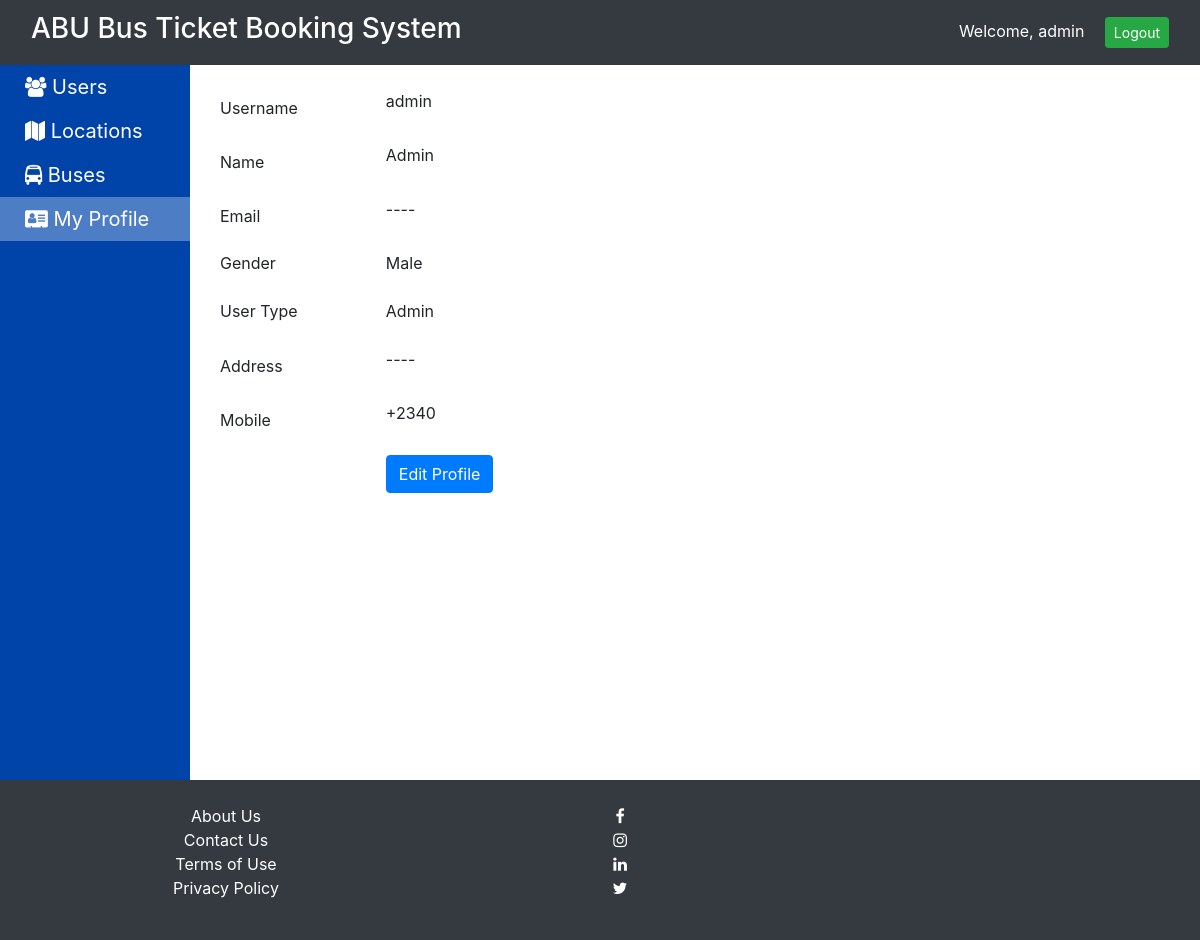
The app's page /profile.php (signed in) with its own data.
### tables this page shows
CREATE TABLE `users` (
  `id` int(5) NOT NULL AUTO_INCREMENT,
  `uname` varchar(20) NOT NULL,
  `name` varchar(25) NOT NULL,
  `email` varchar(40) NOT NULL,
  `password` varchar(25) NOT NULL,
  `gender` enum('Male','Female','Other') NOT NULL,
  `utype` enum('Admin','Owner','Passenger','Student','Staff') NOT NULL COMMENT 'Student=10% discount, Staff=5% discount',
  `address` varchar(120) NOT NULL,
  `mobile` varchar(10) NOT NULL,
  PRIMARY KEY (`id`),
  UNIQUE KEY `uname` (`uname`)
);

### profile.php (the view, shortened to what this page needs)
<?php
include 'inc/basic_template.php';
$conn = initDB();
$res = $conn->query("select * from users where id=".$_SESSION['user']['id']);
$userinfo = $res->fetch_assoc();
if ($_SESSION['user']['utype'] == "Admin")
	t_admin_sidebar();
elseif ($_SESSION['user']['utype'] == "Owner")
	t_owner_sidebar();
else
	t_sidebar();
?>
<div class="form-group row">
	      <label for="uname" class="col-sm-2 col-form-label">Username</label>
	      <div class="col-sm-9">
	        <?php echo $_SESSION['user']['uname'];?>
	      </div>
	    </div>
	    <div class="form-group row">
	      <label for="name" class="col-sm-2 col-form-label">Name</label>
	      <div class="col-sm-9">
		  <?php echo $userinfo['name'];?>
	      </div>
	    </div>
	    <div class="form-group row">
	      <label for="email" class="col-sm-2 col-form-label">Email</label>
	      <div class="col-sm-9">
		  <?php echo $userinfo['email'];?>
	      </div>
	    </div>
	    <div class="form-group row">
	      <label class="col-form-legend col-sm-2" for="gender">Gender</label>
	      <div class="col-sm-9">
		  <?php echo $userinfo['gender'];?>
	      </div>
	    </div>
	    <div class="form-group row">
	      <label class="col-form-legend col-sm-2" for="utype">User Type</label>
	      <div class="col-sm-9">
		  <?php echo $_SESSION['user']['utype'];?>
	      </div>
	    </div>
	    <div class="form-group row">
	      <label for="address" class="col-sm-2 col-form-label">Address</label>
	      <div class="col-sm-9">
		  <?php echo $userinfo['address'];?>
	      </div>
	    </div>
	    <div class="form-group row">
	      <label for="mobile" class="col-sm-2 col-form-label">Mobile</label>
	      <div class="col-sm-9 input-group">
		  +234<?php echo $userinfo['mobile'];?>
	      </div>
	    </div>
	    <div class="form-group row">
	      <div class="offset-sm-2 col-sm-10">
	        <button id="editButton" class="btn btn-primary" onclick="$('#editModal').show()">Edit Profile</button>
	      </div>
	    </div>
<br>

### css/style.css (style rules this page uses)
body { padding-top: 65px; }

### records on screen
users: name "Admin", email "----", gender "Male", address "----", mobile "0"

### other values on screen
$_SESSION['user']['uname'] "admin"
$_SESSION['user']['utype'] "Admin"
